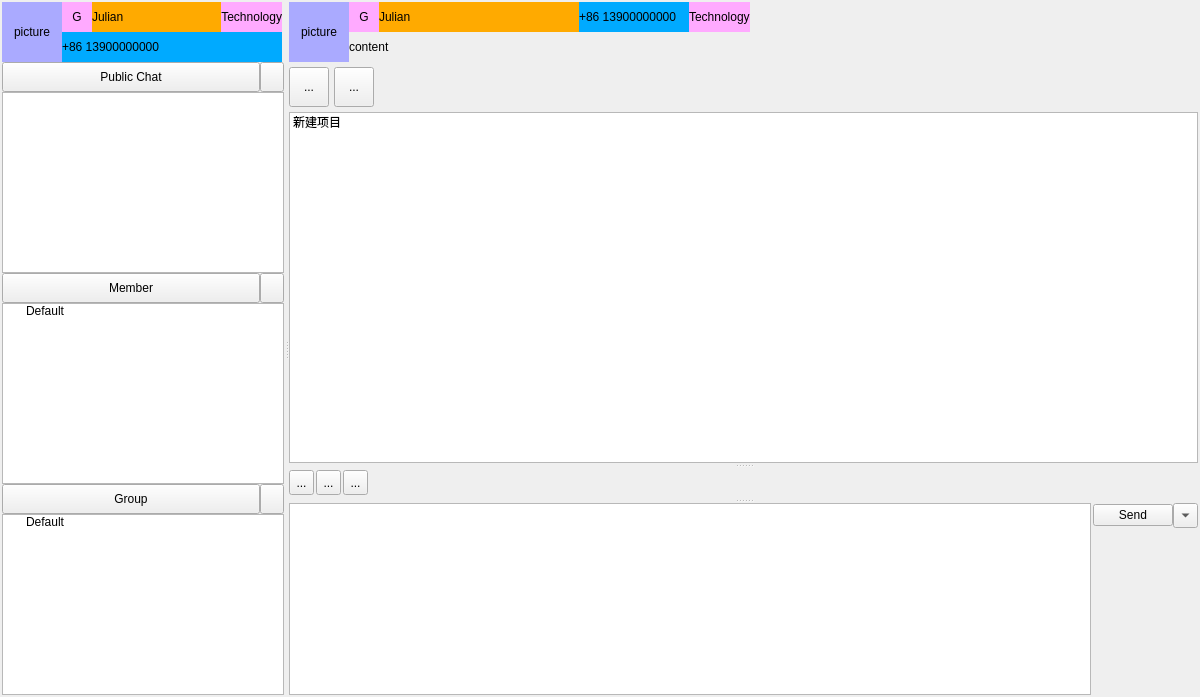
<?xml version="1.0" encoding="UTF-8"?>
<ui version="4.0">
 <class>ChatRoomUI</class>
 <widget class="QWidget" name="ChatRoomUI">
  <property name="geometry">
   <rect>
    <x>0</x>
    <y>0</y>
    <width>1200</width>
    <height>697</height>
   </rect>
  </property>
  <property name="windowTitle">
   <string>Form</string>
  </property>
  <layout class="QGridLayout" name="gridLayout_3" rowstretch="0" columnstretch="0" rowminimumheight="0" columnminimumwidth="0">
   <property name="leftMargin">
    <number>2</number>
   </property>
   <property name="topMargin">
    <number>2</number>
   </property>
   <property name="rightMargin">
    <number>2</number>
   </property>
   <property name="bottomMargin">
    <number>2</number>
   </property>
   <property name="spacing">
    <number>2</number>
   </property>
   <item row="0" column="0">
    <widget class="QSplitter" name="splitter">
     <property name="lineWidth">
      <number>1</number>
     </property>
     <property name="orientation">
      <enum>Qt::Horizontal</enum>
     </property>
     <property name="handleWidth">
      <number>5</number>
     </property>
     <widget class="QWidget" name="widget_MemberList" native="true">
      <property name="sizePolicy">
       <sizepolicy hsizetype="Fixed" vsizetype="Preferred">
        <horstretch>0</horstretch>
        <verstretch>0</verstretch>
       </sizepolicy>
      </property>
      <property name="minimumSize">
       <size>
        <width>200</width>
        <height>0</height>
       </size>
      </property>
      <layout class="QVBoxLayout" name="verticalLayout">
       <property name="spacing">
        <number>0</number>
       </property>
       <property name="leftMargin">
        <number>0</number>
       </property>
       <property name="topMargin">
        <number>0</number>
       </property>
       <property name="rightMargin">
        <number>0</number>
       </property>
       <property name="bottomMargin">
        <number>0</number>
       </property>
       <item>
        <widget class="QWidget" name="widget_LocalInfoCard" native="true">
         <property name="minimumSize">
          <size>
           <width>200</width>
           <height>60</height>
          </size>
         </property>
         <property name="maximumSize">
          <size>
           <width>16777215</width>
           <height>60</height>
          </size>
         </property>
         <layout class="QGridLayout" name="gridLayout">
          <property name="leftMargin">
           <number>0</number>
          </property>
          <property name="topMargin">
           <number>0</number>
          </property>
          <property name="rightMargin">
           <number>2</number>
          </property>
          <property name="bottomMargin">
           <number>0</number>
          </property>
          <property name="spacing">
           <number>0</number>
          </property>
          <item row="0" column="2">
           <widget class="QLabel" name="label_Name">
            <property name="sizePolicy">
             <sizepolicy hsizetype="MinimumExpanding" vsizetype="Preferred">
              <horstretch>0</horstretch>
              <verstretch>0</verstretch>
             </sizepolicy>
            </property>
            <property name="minimumSize">
             <size>
              <width>110</width>
              <height>30</height>
             </size>
            </property>
            <property name="maximumSize">
             <size>
              <width>16777215</width>
              <height>30</height>
             </size>
            </property>
            <property name="styleSheet">
             <string notr="true">background-color: rgb(255, 170, 0);</string>
            </property>
            <property name="text">
             <string>Julian</string>
            </property>
            <property name="margin">
             <number>5</number>
            </property>
           </widget>
          </item>
          <item row="0" column="0" rowspan="2">
           <widget class="QLabel" name="label">
            <property name="minimumSize">
             <size>
              <width>60</width>
              <height>60</height>
             </size>
            </property>
            <property name="maximumSize">
             <size>
              <width>60</width>
              <height>60</height>
             </size>
            </property>
            <property name="styleSheet">
             <string notr="true">background-color: rgb(170, 170, 255);</string>
            </property>
            <property name="text">
             <string>picture</string>
            </property>
            <property name="alignment">
             <set>Qt::AlignCenter</set>
            </property>
           </widget>
          </item>
          <item row="0" column="3">
           <widget class="QLabel" name="label_Department">
            <property name="minimumSize">
             <size>
              <width>0</width>
              <height>30</height>
             </size>
            </property>
            <property name="maximumSize">
             <size>
              <width>200</width>
              <height>30</height>
             </size>
            </property>
            <property name="styleSheet">
             <string notr="true">background-color: rgb(255, 170, 255);</string>
            </property>
            <property name="text">
             <string>Technology</string>
            </property>
            <property name="alignment">
             <set>Qt::AlignRight|Qt::AlignTrailing|Qt::AlignVCenter</set>
            </property>
           </widget>
          </item>
          <item row="0" column="1">
           <widget class="QLabel" name="label_Department_2">
            <property name="minimumSize">
             <size>
              <width>30</width>
              <height>30</height>
             </size>
            </property>
            <property name="maximumSize">
             <size>
              <width>30</width>
              <height>30</height>
             </size>
            </property>
            <property name="styleSheet">
             <string notr="true">background-color: rgb(255, 170, 255);</string>
            </property>
            <property name="text">
             <string>G</string>
            </property>
            <property name="alignment">
             <set>Qt::AlignCenter</set>
            </property>
           </widget>
          </item>
          <item row="1" column="1" colspan="3">
           <widget class="QLabel" name="label_PhoneNumber">
            <property name="minimumSize">
             <size>
              <width>110</width>
              <height>30</height>
             </size>
            </property>
            <property name="maximumSize">
             <size>
              <width>16777215</width>
              <height>30</height>
             </size>
            </property>
            <property name="styleSheet">
             <string notr="true">background-color: rgb(0, 170, 255);</string>
            </property>
            <property name="text">
             <string>+86 13900000000</string>
            </property>
            <property name="margin">
             <number>5</number>
            </property>
           </widget>
          </item>
         </layout>
        </widget>
       </item>
       <item>
        <layout class="QHBoxLayout" name="horizontalLayout_3">
         <property name="spacing">
          <number>0</number>
         </property>
         <item>
          <widget class="QPushButton" name="pushButton_PublicChat">
           <property name="sizePolicy">
            <sizepolicy hsizetype="Preferred" vsizetype="Fixed">
             <horstretch>0</horstretch>
             <verstretch>0</verstretch>
            </sizepolicy>
           </property>
           <property name="minimumSize">
            <size>
             <width>0</width>
             <height>30</height>
            </size>
           </property>
           <property name="maximumSize">
            <size>
             <width>16777215</width>
             <height>30</height>
            </size>
           </property>
           <property name="text">
            <string>Public Chat</string>
           </property>
          </widget>
         </item>
         <item>
          <widget class="QToolButton" name="toolButton_PublicChat">
           <property name="minimumSize">
            <size>
             <width>0</width>
             <height>30</height>
            </size>
           </property>
           <property name="maximumSize">
            <size>
             <width>16777215</width>
             <height>30</height>
            </size>
           </property>
           <property name="text">
            <string/>
           </property>
          </widget>
         </item>
        </layout>
       </item>
       <item>
        <widget class="QTreeWidget" name="treeWidget_PublicChatMemberList">
         <attribute name="headerVisible">
          <bool>false</bool>
         </attribute>
         <attribute name="headerDefaultSectionSize">
          <number>100</number>
         </attribute>
         <column>
          <property name="text">
           <string>PublicChatMemberList</string>
          </property>
         </column>
        </widget>
       </item>
       <item>
        <layout class="QHBoxLayout" name="horizontalLayout_4">
         <property name="spacing">
          <number>0</number>
         </property>
         <item>
          <widget class="QPushButton" name="pushButton_Member">
           <property name="sizePolicy">
            <sizepolicy hsizetype="Preferred" vsizetype="Fixed">
             <horstretch>0</horstretch>
             <verstretch>0</verstretch>
            </sizepolicy>
           </property>
           <property name="minimumSize">
            <size>
             <width>0</width>
             <height>30</height>
            </size>
           </property>
           <property name="maximumSize">
            <size>
             <width>16777215</width>
             <height>30</height>
            </size>
           </property>
           <property name="text">
            <string>Member</string>
           </property>
          </widget>
         </item>
         <item>
          <widget class="QToolButton" name="toolButton_Member">
           <property name="minimumSize">
            <size>
             <width>0</width>
             <height>30</height>
            </size>
           </property>
           <property name="maximumSize">
            <size>
             <width>16777215</width>
             <height>30</height>
            </size>
           </property>
           <property name="text">
            <string/>
           </property>
          </widget>
         </item>
        </layout>
       </item>
       <item>
        <widget class="QTreeWidget" name="treeWidget_MemberList">
         <property name="sizePolicy">
          <sizepolicy hsizetype="Expanding" vsizetype="Expanding">
           <horstretch>0</horstretch>
           <verstretch>0</verstretch>
          </sizepolicy>
         </property>
         <attribute name="headerVisible">
          <bool>false</bool>
         </attribute>
         <attribute name="headerDefaultSectionSize">
          <number>100</number>
         </attribute>
         <column>
          <property name="text">
           <string>MemberList</string>
          </property>
         </column>
         <item>
          <property name="text">
           <string>Default</string>
          </property>
         </item>
        </widget>
       </item>
       <item>
        <layout class="QHBoxLayout" name="horizontalLayout_5">
         <property name="spacing">
          <number>0</number>
         </property>
         <item>
          <widget class="QPushButton" name="pushButton_Group">
           <property name="sizePolicy">
            <sizepolicy hsizetype="Preferred" vsizetype="Fixed">
             <horstretch>0</horstretch>
             <verstretch>0</verstretch>
            </sizepolicy>
           </property>
           <property name="minimumSize">
            <size>
             <width>0</width>
             <height>30</height>
            </size>
           </property>
           <property name="maximumSize">
            <size>
             <width>16777215</width>
             <height>30</height>
            </size>
           </property>
           <property name="text">
            <string>Group</string>
           </property>
          </widget>
         </item>
         <item>
          <widget class="QToolButton" name="toolButton_Group">
           <property name="minimumSize">
            <size>
             <width>0</width>
             <height>30</height>
            </size>
           </property>
           <property name="maximumSize">
            <size>
             <width>16777215</width>
             <height>30</height>
            </size>
           </property>
           <property name="text">
            <string/>
           </property>
          </widget>
         </item>
        </layout>
       </item>
       <item>
        <widget class="QTreeWidget" name="treeWidget_GroupList">
         <property name="sizePolicy">
          <sizepolicy hsizetype="Expanding" vsizetype="Expanding">
           <horstretch>0</horstretch>
           <verstretch>0</verstretch>
          </sizepolicy>
         </property>
         <attribute name="headerVisible">
          <bool>false</bool>
         </attribute>
         <attribute name="headerDefaultSectionSize">
          <number>100</number>
         </attribute>
         <column>
          <property name="text">
           <string>GroupList</string>
          </property>
         </column>
         <item>
          <property name="text">
           <string>Default</string>
          </property>
         </item>
        </widget>
       </item>
      </layout>
     </widget>
     <widget class="QWidget" name="widget" native="true">
      <layout class="QVBoxLayout" name="verticalLayout_2">
       <property name="spacing">
        <number>0</number>
       </property>
       <property name="leftMargin">
        <number>0</number>
       </property>
       <property name="topMargin">
        <number>0</number>
       </property>
       <property name="rightMargin">
        <number>0</number>
       </property>
       <property name="bottomMargin">
        <number>0</number>
       </property>
       <item>
        <widget class="QSplitter" name="splitter_2">
         <property name="orientation">
          <enum>Qt::Vertical</enum>
         </property>
         <property name="handleWidth">
          <number>5</number>
         </property>
         <widget class="QWidget" name="widget_MessageList" native="true">
          <property name="sizePolicy">
           <sizepolicy hsizetype="Preferred" vsizetype="Fixed">
            <horstretch>0</horstretch>
            <verstretch>1</verstretch>
           </sizepolicy>
          </property>
          <property name="styleSheet">
           <string notr="true"/>
          </property>
          <layout class="QVBoxLayout" name="verticalLayout_3">
           <property name="spacing">
            <number>5</number>
           </property>
           <property name="leftMargin">
            <number>0</number>
           </property>
           <property name="topMargin">
            <number>0</number>
           </property>
           <property name="rightMargin">
            <number>0</number>
           </property>
           <property name="bottomMargin">
            <number>0</number>
           </property>
           <item>
            <widget class="QWidget" name="widget_InfoCard" native="true">
             <layout class="QGridLayout" name="gridLayout_4">
              <property name="leftMargin">
               <number>0</number>
              </property>
              <property name="topMargin">
               <number>0</number>
              </property>
              <property name="rightMargin">
               <number>0</number>
              </property>
              <property name="bottomMargin">
               <number>0</number>
              </property>
              <property name="spacing">
               <number>0</number>
              </property>
              <item row="0" column="3">
               <widget class="QLabel" name="label_PhoneNumber_2">
                <property name="minimumSize">
                 <size>
                  <width>110</width>
                  <height>30</height>
                 </size>
                </property>
                <property name="maximumSize">
                 <size>
                  <width>16777215</width>
                  <height>30</height>
                 </size>
                </property>
                <property name="styleSheet">
                 <string notr="true">background-color: rgb(0, 170, 255);</string>
                </property>
                <property name="text">
                 <string>+86 13900000000</string>
                </property>
                <property name="margin">
                 <number>5</number>
                </property>
               </widget>
              </item>
              <item row="0" column="4">
               <widget class="QLabel" name="label_Department_4">
                <property name="minimumSize">
                 <size>
                  <width>0</width>
                  <height>30</height>
                 </size>
                </property>
                <property name="maximumSize">
                 <size>
                  <width>200</width>
                  <height>30</height>
                 </size>
                </property>
                <property name="styleSheet">
                 <string notr="true">background-color: rgb(255, 170, 255);</string>
                </property>
                <property name="text">
                 <string>Technology</string>
                </property>
                <property name="alignment">
                 <set>Qt::AlignLeading|Qt::AlignLeft|Qt::AlignVCenter</set>
                </property>
               </widget>
              </item>
              <item row="0" column="1">
               <widget class="QLabel" name="label_Department_3">
                <property name="minimumSize">
                 <size>
                  <width>30</width>
                  <height>30</height>
                 </size>
                </property>
                <property name="maximumSize">
                 <size>
                  <width>30</width>
                  <height>30</height>
                 </size>
                </property>
                <property name="styleSheet">
                 <string notr="true">background-color: rgb(255, 170, 255);</string>
                </property>
                <property name="text">
                 <string>G</string>
                </property>
                <property name="alignment">
                 <set>Qt::AlignCenter</set>
                </property>
               </widget>
              </item>
              <item row="0" column="2">
               <widget class="QLabel" name="label_Name_2">
                <property name="sizePolicy">
                 <sizepolicy hsizetype="MinimumExpanding" vsizetype="Preferred">
                  <horstretch>0</horstretch>
                  <verstretch>0</verstretch>
                 </sizepolicy>
                </property>
                <property name="minimumSize">
                 <size>
                  <width>110</width>
                  <height>30</height>
                 </size>
                </property>
                <property name="maximumSize">
                 <size>
                  <width>200</width>
                  <height>30</height>
                 </size>
                </property>
                <property name="styleSheet">
                 <string notr="true">background-color: rgb(255, 170, 0);</string>
                </property>
                <property name="text">
                 <string>Julian</string>
                </property>
                <property name="margin">
                 <number>5</number>
                </property>
               </widget>
              </item>
              <item row="0" column="0" rowspan="2">
               <widget class="QLabel" name="label_8">
                <property name="minimumSize">
                 <size>
                  <width>60</width>
                  <height>60</height>
                 </size>
                </property>
                <property name="maximumSize">
                 <size>
                  <width>60</width>
                  <height>60</height>
                 </size>
                </property>
                <property name="styleSheet">
                 <string notr="true">background-color: rgb(170, 170, 255);</string>
                </property>
                <property name="text">
                 <string>picture</string>
                </property>
                <property name="alignment">
                 <set>Qt::AlignCenter</set>
                </property>
               </widget>
              </item>
              <item row="0" column="5">
               <spacer name="horizontalSpacer_2">
                <property name="orientation">
                 <enum>Qt::Horizontal</enum>
                </property>
                <property name="sizeHint" stdset="0">
                 <size>
                  <width>40</width>
                  <height>20</height>
                 </size>
                </property>
               </spacer>
              </item>
              <item row="1" column="1" colspan="5">
               <widget class="QLabel" name="label_6">
                <property name="text">
                 <string>content</string>
                </property>
               </widget>
              </item>
             </layout>
            </widget>
           </item>
           <item>
            <widget class="QWidget" name="widget_3" native="true">
             <property name="minimumSize">
              <size>
               <width>0</width>
               <height>40</height>
              </size>
             </property>
             <property name="maximumSize">
              <size>
               <width>16777215</width>
               <height>40</height>
              </size>
             </property>
             <layout class="QHBoxLayout" name="horizontalLayout_6">
              <property name="spacing">
               <number>5</number>
              </property>
              <property name="leftMargin">
               <number>0</number>
              </property>
              <property name="topMargin">
               <number>0</number>
              </property>
              <property name="rightMargin">
               <number>0</number>
              </property>
              <property name="bottomMargin">
               <number>0</number>
              </property>
              <item>
               <widget class="QToolButton" name="toolButton_ShareFile">
                <property name="minimumSize">
                 <size>
                  <width>40</width>
                  <height>40</height>
                 </size>
                </property>
                <property name="text">
                 <string>...</string>
                </property>
               </widget>
              </item>
              <item>
               <widget class="QToolButton" name="toolButton_BulletinBoard">
                <property name="minimumSize">
                 <size>
                  <width>40</width>
                  <height>40</height>
                 </size>
                </property>
                <property name="text">
                 <string>...</string>
                </property>
               </widget>
              </item>
              <item>
               <spacer name="horizontalSpacer_3">
                <property name="orientation">
                 <enum>Qt::Horizontal</enum>
                </property>
                <property name="sizeHint" stdset="0">
                 <size>
                  <width>762</width>
                  <height>20</height>
                 </size>
                </property>
               </spacer>
              </item>
             </layout>
            </widget>
           </item>
           <item>
            <widget class="QListWidget" name="listWidget">
             <item>
              <property name="text">
               <string>新建项目</string>
              </property>
             </item>
            </widget>
           </item>
          </layout>
         </widget>
         <widget class="QWidget" name="widget_ChatTools" native="true">
          <property name="minimumSize">
           <size>
            <width>0</width>
            <height>30</height>
           </size>
          </property>
          <property name="maximumSize">
           <size>
            <width>16777215</width>
            <height>30</height>
           </size>
          </property>
          <layout class="QHBoxLayout" name="horizontalLayout">
           <property name="spacing">
            <number>2</number>
           </property>
           <property name="leftMargin">
            <number>0</number>
           </property>
           <property name="topMargin">
            <number>0</number>
           </property>
           <property name="rightMargin">
            <number>0</number>
           </property>
           <property name="bottomMargin">
            <number>0</number>
           </property>
           <item>
            <widget class="QToolButton" name="toolButton_Screenshort">
             <property name="minimumSize">
              <size>
               <width>25</width>
               <height>25</height>
              </size>
             </property>
             <property name="maximumSize">
              <size>
               <width>25</width>
               <height>25</height>
              </size>
             </property>
             <property name="text">
              <string>...</string>
             </property>
            </widget>
           </item>
           <item>
            <widget class="QToolButton" name="toolButton_SendFile">
             <property name="minimumSize">
              <size>
               <width>25</width>
               <height>25</height>
              </size>
             </property>
             <property name="maximumSize">
              <size>
               <width>25</width>
               <height>25</height>
              </size>
             </property>
             <property name="text">
              <string>...</string>
             </property>
            </widget>
           </item>
           <item>
            <widget class="QToolButton" name="toolButton_History">
             <property name="minimumSize">
              <size>
               <width>25</width>
               <height>25</height>
              </size>
             </property>
             <property name="maximumSize">
              <size>
               <width>25</width>
               <height>25</height>
              </size>
             </property>
             <property name="text">
              <string>...</string>
             </property>
            </widget>
           </item>
           <item>
            <spacer name="horizontalSpacer">
             <property name="orientation">
              <enum>Qt::Horizontal</enum>
             </property>
             <property name="sizeHint" stdset="0">
              <size>
               <width>601</width>
               <height>20</height>
              </size>
             </property>
            </spacer>
           </item>
          </layout>
         </widget>
         <widget class="QWidget" name="widget_MessageInputBox" native="true">
          <property name="sizePolicy">
           <sizepolicy hsizetype="MinimumExpanding" vsizetype="Preferred">
            <horstretch>2</horstretch>
            <verstretch>0</verstretch>
           </sizepolicy>
          </property>
          <layout class="QGridLayout" name="gridLayout_2">
           <property name="leftMargin">
            <number>0</number>
           </property>
           <property name="topMargin">
            <number>0</number>
           </property>
           <property name="rightMargin">
            <number>0</number>
           </property>
           <property name="bottomMargin">
            <number>0</number>
           </property>
           <property name="horizontalSpacing">
            <number>2</number>
           </property>
           <property name="verticalSpacing">
            <number>0</number>
           </property>
           <item row="0" column="1">
            <layout class="QHBoxLayout" name="horizontalLayout_2">
             <property name="spacing">
              <number>0</number>
             </property>
             <item>
              <widget class="QPushButton" name="pushButton_2">
               <property name="text">
                <string>Send</string>
               </property>
              </widget>
             </item>
             <item>
              <widget class="QToolButton" name="toolButton_History_2">
               <property name="minimumSize">
                <size>
                 <width>25</width>
                 <height>25</height>
                </size>
               </property>
               <property name="maximumSize">
                <size>
                 <width>25</width>
                 <height>25</height>
                </size>
               </property>
               <property name="text">
                <string/>
               </property>
               <property name="arrowType">
                <enum>Qt::DownArrow</enum>
               </property>
              </widget>
             </item>
            </layout>
           </item>
           <item row="1" column="1">
            <spacer name="verticalSpacer">
             <property name="orientation">
              <enum>Qt::Vertical</enum>
             </property>
             <property name="sizeHint" stdset="0">
              <size>
               <width>20</width>
               <height>11</height>
              </size>
             </property>
            </spacer>
           </item>
           <item row="0" column="0" rowspan="2">
            <widget class="QTextEdit" name="textEdit"/>
           </item>
          </layout>
         </widget>
        </widget>
       </item>
      </layout>
     </widget>
    </widget>
   </item>
  </layout>
 </widget>
 <resources/>
 <connections/>
</ui>
